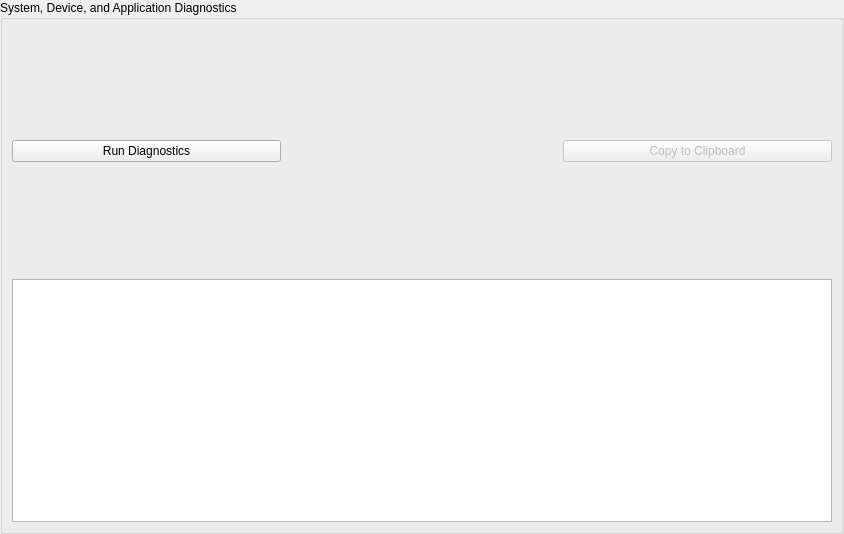
         <widget class="QWidget" name="scrollAreaWidgetContents_diag">
          <property name="geometry">
           <rect>
            <x>0</x>
            <y>0</y>
            <width>844</width>
            <height>534</height>
           </rect>
          </property>
          <layout class="QVBoxLayout" name="verticalLayout_diag_inner">
           <property name="leftMargin">
            <number>0</number>
           </property>
           <property name="topMargin">
            <number>0</number>
           </property>
           <property name="rightMargin">
            <number>0</number>
           </property>
           <property name="bottomMargin">
            <number>0</number>
           </property>
           <item>
            <widget class="QGroupBox" name="diagnostic_group_box">
             <property name="sizePolicy">
              <sizepolicy hsizetype="Preferred" vsizetype="Expanding">
               <horstretch>0</horstretch>
               <verstretch>0</verstretch>
              </sizepolicy>
             </property>
             <property name="toolTip">
              <string>System, Device, and Application Diagnostics</string>
             </property>
             <property name="title">
              <string>System, Device, and Application Diagnostics</string>
             </property>
             <layout class="QGridLayout" name="diagnostic_group_box_grid_layout">
              <item row="0" column="1">
               <widget class="QPushButton" name="run_diagnostics_button">
                <property name="text">
                 <string>Run Diagnostics</string>
                </property>
               </widget>
              </item>
              <item row="0" column="3">
               <widget class="QPushButton" name="copy_diagnostics_button">
                <property name="enabled">
                 <bool>false</bool>
                </property>
                <property name="text">
                 <string>Copy to Clipboard</string>
                </property>
               </widget>
              </item>
              <item row="0" column="2">
               <spacer name="horizontalSpacer">
                <property name="sizeHint" stdset="0">
                 <size>
                  <width>40</width>
                  <height>20</height>
                 </size>
                </property>
               </spacer>
              </item>
              <item row="1" column="1" colspan="3">
               <widget class="QPlainTextEdit" name="diagnostics_text">
                <property name="toolTip">
                 <string>Audio device details</string>
                </property>
                <property name="undoRedoEnabled">
                 <bool>false</bool>
                </property>
                <property name="readOnly">
                 <bool>true</bool>
                </property>
               </widget>
              </item>
             </layout>
            </widget>
           </item>
          </layout>
         </widget>
